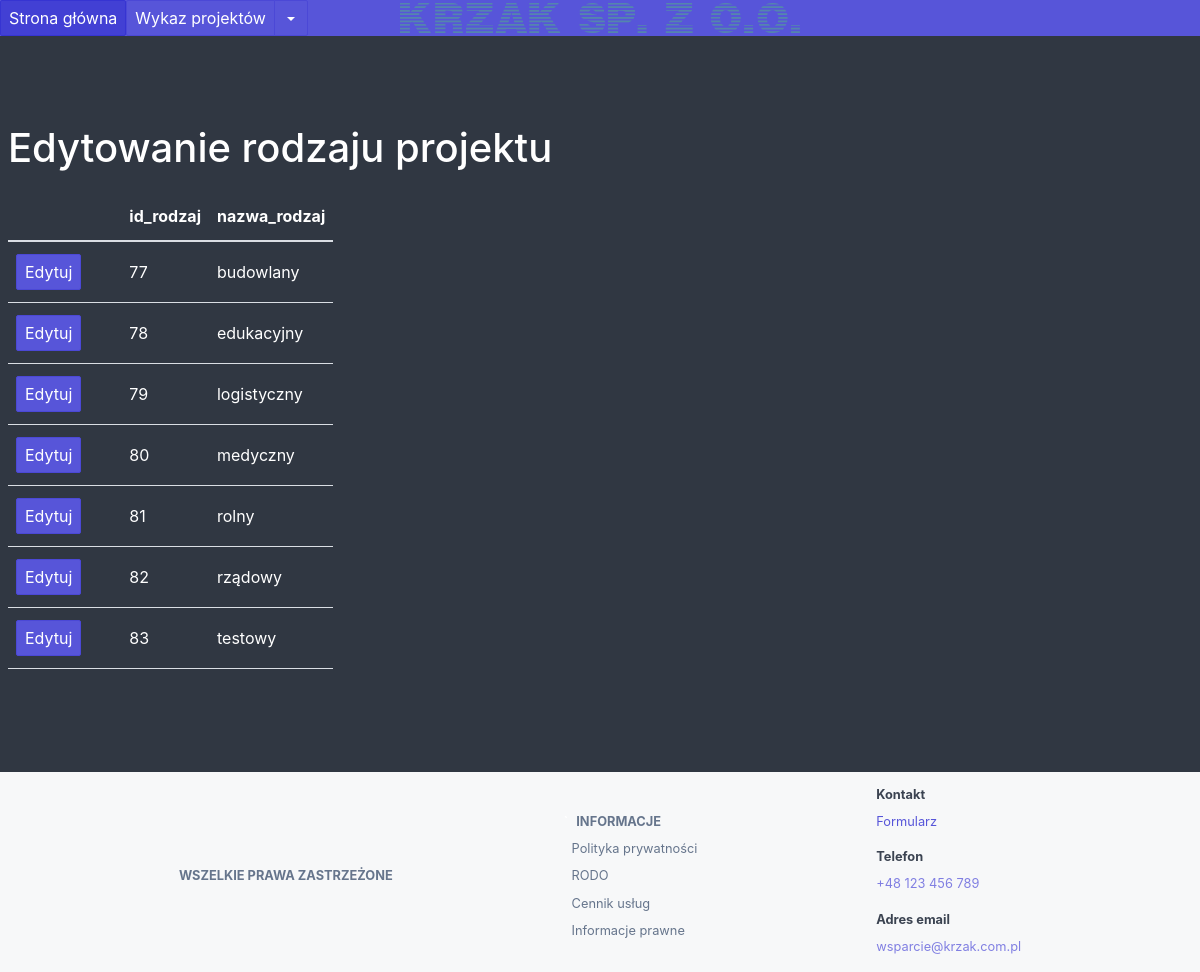
The app's page /edytuj_rodzaj with its own data.
### flask_app.py (models this page shows)
class Rodzaj(db.Model):
    id_rodzaj = db.Column(db.Integer, primary_key=True, unique=True)
    nazwa_rodzaj = db.Column(db.Text)

### flask_app.py (the view, shortened to what this page needs)
@app.route('/edytuj_rodzaj', methods=['GET','POST'])
def edytuj_rodzaj():
    db_class  = Rodzaj
    db_pk     = Rodzaj.id_rodzaj
    db_pk_str = 'id_rodzaj'
    editable_columns = ['nazwa_rodzaj']
    return render_template('edytuj_rodzaj.html',
           db_class=db_class,
           db_query=db.session.query(db_class),
           editable_columns=editable_columns)

### templates/edytuj_rodzaj.html (shortened to what this page needs)
{% extends "bazowa_templatka.html" %}
{% block content %}
<h1>Edytowanie rodzaju projektu</h1>
<table class="table table-scroll bg-dark">
  <thead>
    <tr>
      <th></th>
      <th></th>
      <th></th>
      {% for column in db_class.__table__.columns %}
        <th>{{ column.name }}</th>
      {% endfor %}
    </tr>
  </thead>
  <tbody>
  {% for row in db_query.all() %}
    {% set idx = loop.index %}
    <tr id="record-{{idx}}">
        <td id="edit-btn-{{idx}}"><button class="btn btn-primary" onclick="start_edit({{idx}})">Edytuj</button></td>
        <td id="filler-1-{{idx}}"></td>
        <td id="filler-2-{{idx}}"></td>
        <form action="/edytuj_rodzaj" method="POST">
          {% for column in db_class.__table__.columns %}
            <td>
              {% if column.name in editable_columns %}
                <div class="editable-label">{{ row.__dict__[column.name] }}</div>
              {% else %}
                <div>{{ row.__dict__[column.name] }}</div>
              {% endif %}
            </td>
          {% endfor %}
        </form>
    </tr>
  {% endfor %}
  </tbody>
</table>
{% endblock %}

### records on screen
Rodzaj: __dict__ "77", nazwa_rodzaj "budowlany"
Rodzaj: __dict__ "78", nazwa_rodzaj "edukacyjny"
Rodzaj: __dict__ "79", nazwa_rodzaj "logistyczny"
Rodzaj: __dict__ "80", nazwa_rodzaj "medyczny"
Rodzaj: __dict__ "81", nazwa_rodzaj "rolny"
Rodzaj: __dict__ "82", nazwa_rodzaj "rządowy"
Rodzaj: __dict__ "83", nazwa_rodzaj "testowy"

### other values on screen
{{ column.name }} "id_rodzaj" "nazwa_rodzaj"
